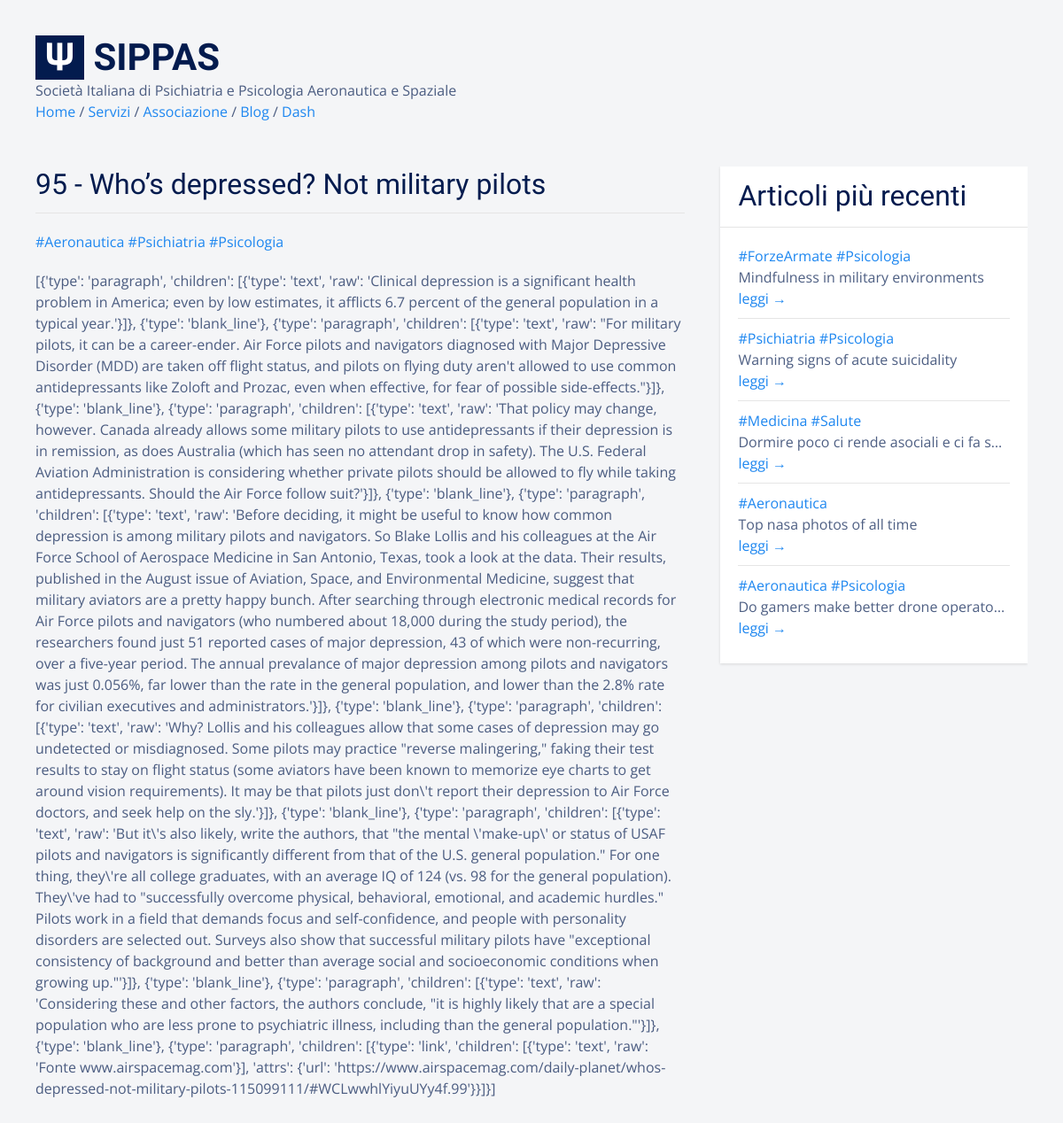
Page /blog/view/95 on the earlier database version.
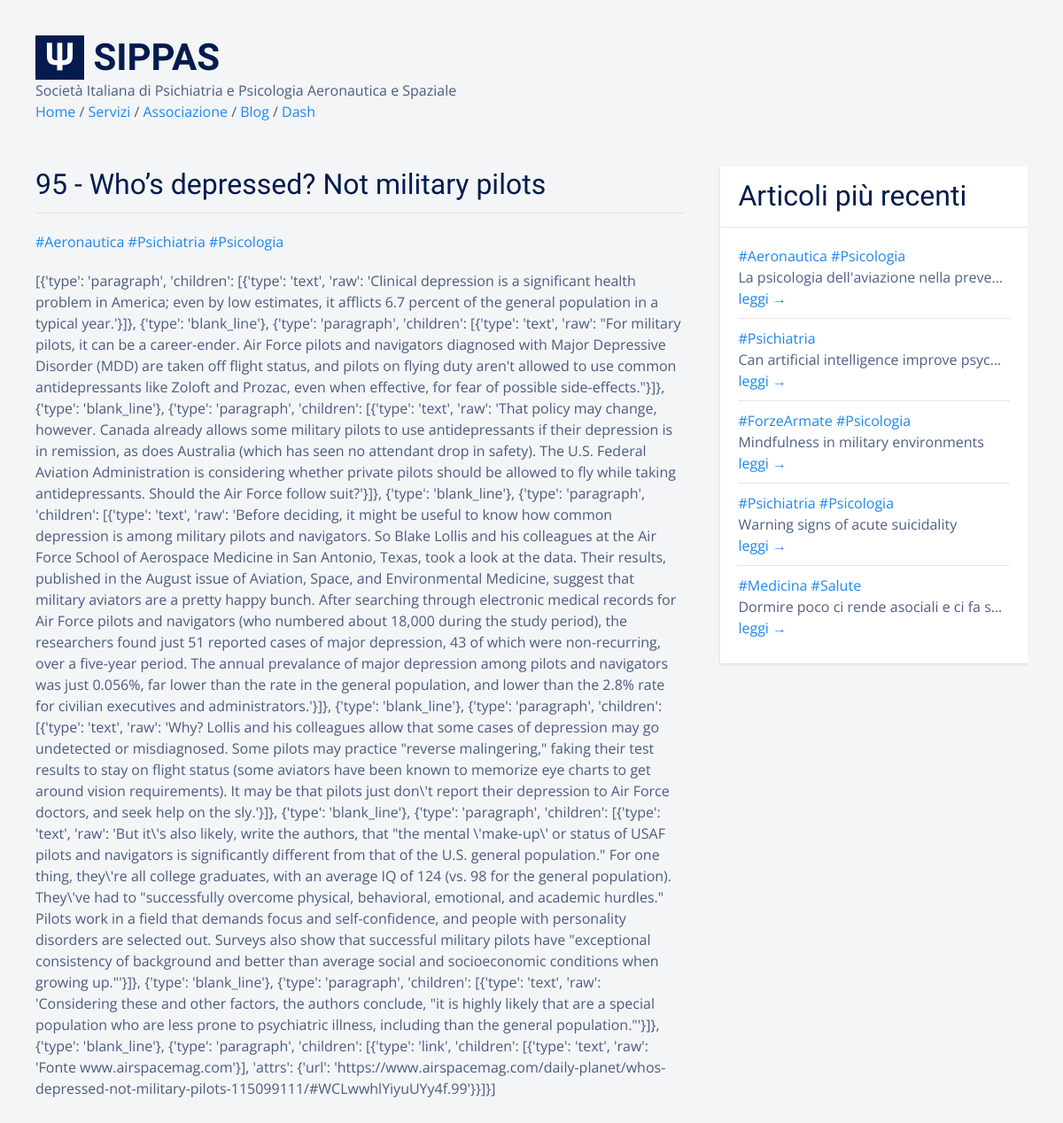
Same page on the later database version.
### tables this page shows
CREATE TABLE "posts" (
  "id" integer NOT NULL,
  "title" text,
  "body" TEXT,
  "teaser" text,
  "tags" TEXT,
  "is_sticky" integer,
  "author" text,
  "created_at" TEXT,
  "updated_at" text,
  "published_at" TEXT,
  PRIMARY KEY ("id")
);

### flaskApp/blueprints/blog/routes.py (the view)
@bp_blog.route("/view/<int:id>")
@cache.cached(timeout=60*60*24*30)
def view_post(id):
  post = query_db("SELECT * FROM posts WHERE id = ?", [ id ], True)
  latests = query_db("SELECT * FROM posts ORDER BY id DESC LIMIT 5")
  if post == None: abort(404)
  return render_template("blog/post_view.html",  post=post, latests=latests)

### flaskApp/db/sqlite.py (called while the page is built)
def dict_factory(cursor, row):
  d = {}
  for idx, col in enumerate(cursor.description):
    d[col[0]] = row[idx]
  return d

def get_db():
  if "db" not in g:
    g.db = sqlite3.connect(
      db_path,
      detect_types=sqlite3.PARSE_DECLTYPES,
      isolation_level="DEFERRED"
    )
    g.db.cursor().execute("PRAGMA journal_mode=WAL")
    g.db.row_factory = dict_factory
  return g.db

def query_db(query, args=(), one=False):
  with closing(get_db().cursor().execute(query, args)) as cur:
    rv = cur.fetchall()
    return (rv[0] if rv else None) if one else rv

### flaskApp/extensions/jinja_ext.py (called while the page is built)
def md_to_html(value):
  return markdown(value)

### flaskApp/blueprints/blog/templates/blog/post_view.html
{% extends 'base.html' %}
{% block content %}
<div class="uk-section">
  <div class="uk-container">
    <div class="uk-grid">
      <div class="uk-width-expand">
        <h2 class="uk-heading-divider">{{ post.id }} - {{ post.title }}</h2>
        <article class="uk-article">
          <p>
            {% for tag in post.tags.split(' ') %}
            <a href="{{ url_for('blog.posts_tagged', tag=tag) }}">{{ tag }}</a>
            {% endfor %}<br>
          </p>
          <div>
            {{ post.body | md_to_html | safe }}
          </div>
        </article>
      </div>
      {% if latests %}
      <div class="uk-width-1-3@s uk-text-truncate">
        <div class="uk-card uk-card-default uk-card-small">
          <div class="uk-card-header">
            <h2>Articoli più recenti</h2>
          </div>
          <div class="uk-card-body">
            <ul class="uk-list uk-list-divider uk-margin-medium">
              {% for l in latests %}
              <li class="uk-text-truncate uk-padding-vertical uk-padding-horizontal-small">
                {% for tag in l.tags.split(' ') %}
                <a href="{{ url_for('blog.posts_tagged', tag=tag) }}">{{ tag }}</a>
                {% endfor %}<br>
                {{ l.title | capitalize }}<br>
                <a href="{{ url_for('blog.view_post', id=l.id) }}">leggi &rarr;</a><br>
              </li>
              {% endfor %}
            </ul>
          </div>
        </div>
      </div>
      {% endif %}
    </div>
  </div>
</div>
{% endblock %}

Differences in the rows shown:
no longer on this page (row unchanged): posts: tags "#Aeronautica", title "Top nasa photos of all time"
no longer on this page (row unchanged): posts: tag "#Aeronautica" "#Psicologia", title "Do gamers make better drone operato…", shown under "Articoli più recenti"
added posts: tag "#Aeronautica" "#Psicologia", title "La psicologia dell'aviazione nella preve…", shown under "Articoli più recenti"
added posts: tags "#Psichiatria", title "Can artificial intelligence improve psych…"
